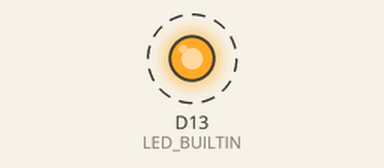
This sketch was run on a simulated Arduino Nano 33 IoT. Parts: output pins drawn as LEDs (lit = HIGH). Dashed ring = blinking. Nothing arrives over Bluetooth unless stated; a phone connects over Bluetooth LE 3 s after start; what the sketch prints to the serial monitor is not drawn.

Above: at 0.1 s.
Timing chart, 0 to 5.0 s (numbered marks = the images above):
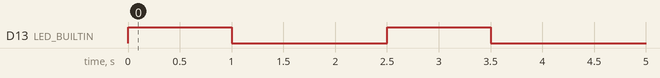

The sketch:

arduino_hello_world.ino
```cpp
#include <ArduinoBLE.h>

#define BLE_UUID_SERVICE                    "23937b16-acc8-11eb-8529-0242ac130003"
#define BLE_UUID_STRING_CHARACTERISTIC      "1A3AC131-31EF-758B-BC51-54A61958EF82"

BLEService bleService(BLE_UUID_SERVICE);
BLEStringCharacteristic bleStringCharacteristic( BLE_UUID_STRING_CHARACTERISTIC, BLERead | BLENotify, 100 );

static const String greeting = "Hello World!"; // Payload

// The setup function runs once when you press reset or power the board
void setup() {
  Serial.begin(11520);
  while (!Serial);

  pinMode(LED_BUILTIN, OUTPUT);

  initializeBLEConnection();
}

// The loop function runs over and over again forever
void loop() {
  digitalWrite(LED_BUILTIN, HIGH); delay(1000); // Blink LED light till connected with device
  digitalWrite(LED_BUILTIN, LOW); delay(1000);

  BLEDevice central = BLE.central();  // Wait for a BLE central to connect
  Serial.println("- Discovering central device...");
  delay(500);
  if (central) {
    Serial.println("Connected to central device: " + central.address());

    while (central.connected()){
      Serial.println("SEND PAYLOAD"); // Keep looping while connected
      bleStringCharacteristic.writeValue(greeting); // Set/change greeting string - when changed, centeral device is notified.
      delay(1000);
    }
  }
}

void initializeBLEConnection() {
  if (!BLE.begin()) {   // initialize BLE
    Serial.println("starting BLE failed!");
    while (1);
  }

  BLE.setLocalName("Nano33BLE");  // Set name for connection
  BLE.setAdvertisedService(bleService); // Advertise service
  bleService.addCharacteristic(bleStringCharacteristic); // Add characteristic to service
  BLE.addService(bleService); // Add service
  bleStringCharacteristic.writeValue(greeting); // Set initial value in characteristic
  BLE.advertise();  // Start advertising

  Serial.print("Peripheral device MAC: " + BLE.address());
  Serial.println("Waiting for connections...");
}
```

Measured:
- by itself, D13 (LED_BUILTIN): alternates HIGH for 1.0 s and LOW for 1.5 s, 4 changes in all, then stays LOW
